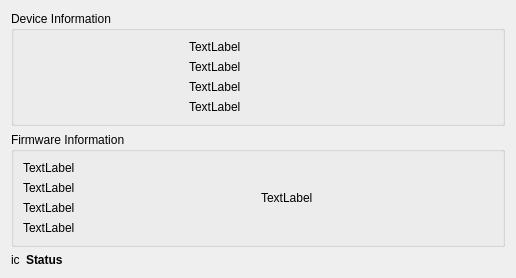
<?xml version="1.0" encoding="UTF-8"?>
<ui version="4.0">
 <class>runningDeviceWidget</class>
 <widget class="QWidget" name="runningDeviceWidget">
  <property name="geometry">
   <rect>
    <x>0</x>
    <y>0</y>
    <width>516</width>
    <height>253</height>
   </rect>
  </property>
  <property name="windowTitle">
   <string>Form</string>
  </property>
  <layout class="QVBoxLayout" name="verticalLayout">
   <item>
    <widget class="QGroupBox" name="horizontalGroupBox">
     <property name="title">
      <string>Device Information</string>
     </property>
     <layout class="QHBoxLayout" name="horizontalLayout_2">
      <item>
       <widget class="QGraphicsView" name="devicePicture">
        <property name="maximumSize">
         <size>
          <width>160</width>
          <height>160</height>
         </size>
        </property>
        <property name="styleSheet">
         <string notr="true">background: transparent</string>
        </property>
        <property name="frameShape">
         <enum>QFrame::NoFrame</enum>
        </property>
       </widget>
      </item>
      <item>
       <layout class="QVBoxLayout" name="verticalLayout_2">
        <item>
         <widget class="QLabel" name="lblBoardName">
          <property name="text">
           <string>TextLabel</string>
          </property>
         </widget>
        </item>
        <item>
         <widget class="QLabel" name="lblDeviceID">
          <property name="text">
           <string>TextLabel</string>
          </property>
         </widget>
        </item>
        <item>
         <widget class="QLabel" name="lblHWRev">
          <property name="text">
           <string>TextLabel</string>
          </property>
         </widget>
        </item>
        <item>
         <widget class="QLabel" name="lblCPU">
          <property name="text">
           <string>TextLabel</string>
          </property>
         </widget>
        </item>
       </layout>
      </item>
     </layout>
    </widget>
   </item>
   <item>
    <widget class="QGroupBox" name="horizontalGroupBox">
     <property name="title">
      <string>Firmware Information</string>
     </property>
     <layout class="QHBoxLayout" name="_2">
      <item>
       <layout class="QVBoxLayout" name="verticalLayout_3">
        <item>
         <widget class="QLabel" name="lblFWTag">
          <property name="text">
           <string>TextLabel</string>
          </property>
         </widget>
        </item>
        <item>
         <widget class="QLabel" name="lblFWDate">
          <property name="text">
           <string>TextLabel</string>
          </property>
         </widget>
        </item>
        <item>
         <widget class="QLabel" name="lblGitCommitTag">
          <property name="text">
           <string>TextLabel</string>
          </property>
         </widget>
        </item>
        <item>
         <widget class="QLabel" name="lblCRC">
          <property name="text">
           <string>TextLabel</string>
          </property>
         </widget>
        </item>
       </layout>
      </item>
      <item>
       <widget class="QLabel" name="lblCertified">
        <property name="text">
         <string>TextLabel</string>
        </property>
       </widget>
      </item>
     </layout>
    </widget>
   </item>
   <item>
    <layout class="QGridLayout" name="gridLayout">
     <item row="3" column="0" colspan="2">
      <layout class="QHBoxLayout" name="horizontalLayout">
       <item>
        <widget class="QLabel" name="statusIcon">
         <property name="text">
          <string>ic</string>
         </property>
        </widget>
       </item>
       <item>
        <widget class="QLabel" name="statusLabel">
         <property name="sizePolicy">
          <sizepolicy hsizetype="MinimumExpanding" vsizetype="Preferred">
           <horstretch>0</horstretch>
           <verstretch>0</verstretch>
          </sizepolicy>
         </property>
         <property name="font">
          <font>
           <weight>75</weight>
           <bold>true</bold>
          </font>
         </property>
         <property name="text">
          <string>Status</string>
         </property>
        </widget>
       </item>
      </layout>
     </item>
    </layout>
   </item>
  </layout>
 </widget>
 <resources/>
 <connections/>
</ui>
